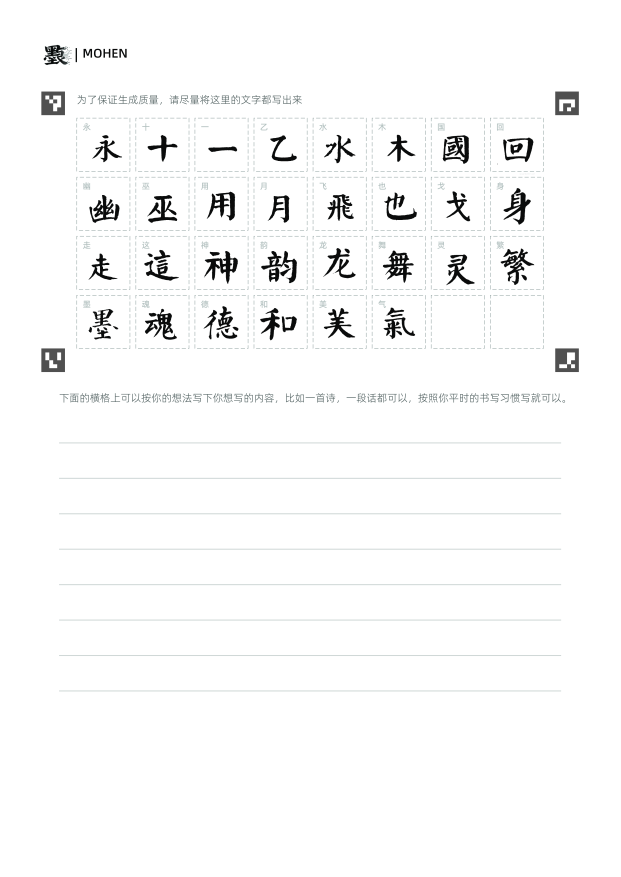
#> input picture data_examples/upload/MoHen_Template_V1 (2).jpg, 2481 x 3508 px (shown at 1/4 size); its folder holds only this picture in this run
$ python -i utils_slice.py   (imports and definitions only)
#> lines starting #> are read from the running program, lines starting #| are printed output that depends on the picture; after the words box and inside, x2 and y2 are one past the last pixel; in counts of white or black regions, pixels touching at a corner belong together

import cv2
import numpy as np
import os

# [60 lines left out: functions order_points, four_point_transform, not called in this run]

def cv2_imread(file_path):
    stream = open(file_path, "rb")
    bytes = bytearray(stream.read())
    numpyarray = np.asarray(bytes, dtype=np.uint8)
    return cv2.imdecode(numpyarray, cv2.IMREAD_UNCHANGED)
#> returned value is the input picture: shape (3508, 2481, 3); mean B, G, R 249.1, 249.1, 248.9

def cv2_imwrite(file_path, img):
    ret, buf = cv2.imencode(".jpg", img)
    if ret:
        with open(file_path, "wb") as f:
            f.write(buf)

def extract_grid_image(image_path, debug=False):
    # Load image
    image = cv2_imread(image_path)
    if image is None:
        raise ValueError(f"Could not load image at {image_path}")

    h, w = image.shape[:2]
#> h = 3508; w = 2481

    # --- Attempt ArUco Detection First ---
    try:
        aruco_dict = cv2.aruco.getPredefinedDictionary(cv2.aruco.DICT_4X4_50)
        parameters = cv2.aruco.DetectorParameters()
        detector = cv2.aruco.ArucoDetector(aruco_dict, parameters)
        corners, ids, rejected = detector.detectMarkers(image)
#> corners = ([[165, 366], [259, 366], [259, 460], [165, 460]], [[2221, 366], [2315, 366], [2314, 460], [2221, 460]], [[2221, 1393], [2315, 1394], [2315, 1487], [2221, 1487]], [[165, 1394], [259, 1394], [259, 1487], [165, 1487]]); ids = [0, 1, 2, 3]; rejected = 8 items

        if ids is not None and len(ids) >= 4:
            # Flatten ids
            ids = ids.flatten()

            # Check for required IDs: 0(TL), 1(TR), 2(BR), 3(BL)
            required_ids = [0, 1, 2, 3]
            if all(rid in ids for rid in required_ids):
                print("ArUco Markers Detected. Using ArUco for alignment.")

                # Get centers
                centers = {}
                for i, marker_id in enumerate(ids):
                    if marker_id in required_ids:
                        # corners[i] is shape (1, 4, 2)
                        c = corners[i][0]
                        center = np.mean(c, axis=0)
                        centers[marker_id] = center
#> this loop made 4 passes
#> (c, center) on passes 1 to 4: ([[165, 366], [259, 366], [259, 460], [165, 460]], [212, 413]), ([[2221, 366], [2315, 366], [2314, 460], [2221, 460]], [2267.8, 413]), ([[2221, 1393], [2315, 1394], [2315, 1487], [2221, 1487]], [2268, 1440.2]), ([[165, 1394], [259, 1394], [259, 1487], [165, 1487]], [212, 1440.5])
#> after the loop, centers = {0: [212, 413], 1: [2267.8, 413], 2: [2268, 1440.2], 3: [212, 1440.5]}

                src_pts = np.array([
                    centers[0], # TL
                    centers[1], # TR
                    centers[2], # BR
                    centers[3]  # BL
                ], dtype="float32")
#> src_pts = [[212, 413], [2267.8, 413], [2268, 1440.2], [212, 1440.5]]

                # Define Canonical Positions (mm) relative to Grid Top-Left (0,0)
                # Grid Size: 158mm x 78mm
                # Marker Size: 8mm
                # Marker Gap: 4mm
                # Offset = Gap + Size/2 = 4 + 4 = 8mm

                # TL Marker (ID 0):
                # Left of Grid (x = -8mm center)
                # Vertical: Aligned with Prompt line (5mm above grid top).
                # Center: (-8, -5) (Note: Image Y is down, so -5 is up)

                # TR Marker (ID 1):
                # Right of Grid (x = 158 + 8 = 166mm center)
                # Vertical: -5mm
                # Center: (166, -5)

                # BR Marker (ID 2):
                # Right of Grid (x = 166mm)
                # Vertical: Top aligned with Grid Bottom (78mm).
                # Marker Top = 78mm. Marker Center = 78 + 4 = 82mm.
                # Center: (166, 82)

                # BL Marker (ID 3):
                # Left of Grid (x = -8mm)
                # Vertical: 82mm
                # Center: (-8, 82)

                # Target Image Scale (Pixels per mm)
                # Let's aim for ~2000px width for the grid (158mm)
                # Scale ~ 12.6 px/mm
                scale = 2000.0 / 158.0

                dst_pts = np.array([
                    [-8, -5],
                    [166, -5],
                    [166, 82],
                    [-8, 82]
                ], dtype="float32") * scale

                # Compute Homography
                M = cv2.getPerspectiveTransform(src_pts, dst_pts)
#> M = [[1.07, -1.2e-05, -328.4], [7.49e-06, 1.07, -506], [-1.18e-07, 1.18e-07, 1]]

                # Output Size: Grid Only (158mm x 78mm)
                out_w = int(158 * scale)
                out_h = int(78 * scale)

                warped = cv2.warpPerspective(image, M, (out_w, out_h))
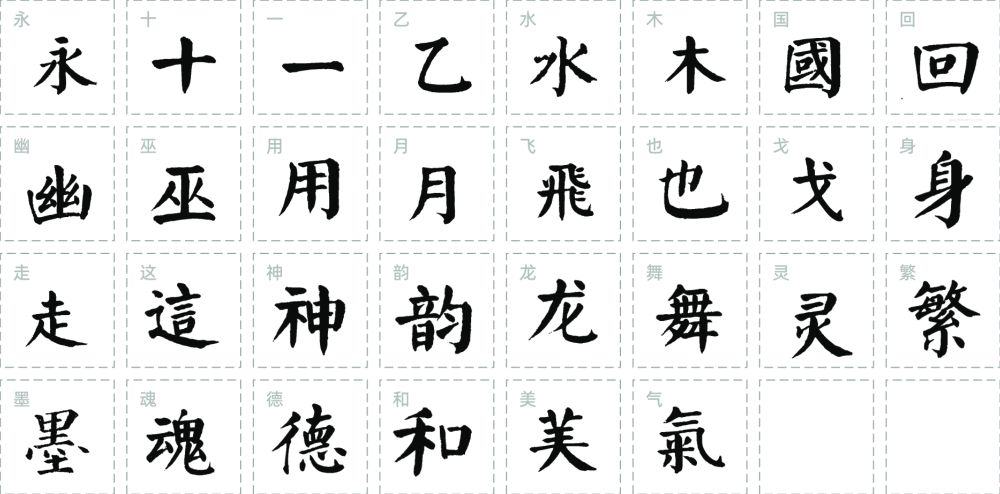
#> warped: shape (987, 2000, 3) (shown at 1/2 size); mean B, G, R 233, 233, 232.5
                return warped

    except Exception as e:
        print(f"ArUco detection failed (falling back to grid detection): {e}")
    # -------------------------------------

    scale = 1.0
    if max(h, w) > 2000:
        scale = 2000.0 / max(h, w)
        image_resized = cv2.resize(image, (int(w * scale), int(h * scale)))
    else:
        image_resized = image.copy()

    gray = cv2.cvtColor(image_resized, cv2.COLOR_BGR2GRAY)

    # Robust Grid Detection Strategy
    # 1. Blur to remove paper texture (Reduced kernel to preserve thin dashed lines)
    blurred = cv2.GaussianBlur(gray, (3, 3), 0)

    # 2. Adaptive Threshold
    # Reduced C (10 -> 2) to capture lighter/fainter lines.
    # This makes it more sensitive to noise but ensures dashed lines are detected.
    thresh = cv2.adaptiveThreshold(blurred, 255, cv2.ADAPTIVE_THRESH_GAUSSIAN_C,
                                   cv2.THRESH_BINARY_INV, 41, 4)

    # Clear borders (20px)
    h_r, w_r = image_resized.shape[:2]
    cv2.rectangle(thresh, (0, 0), (w_r, h_r), (0, 0, 0), 20)

    # 3. Morph Close to connect grid lines into a solid blob
    # The new template uses DASHED lines (1pt on, 3pt off).
    # Gap inside cell is ~12mm.
    # We need to connect the dashes into a solid line, AND connect the box into a grid.
    # A small kernel (3x3) is enough to connect dashes.
    # A large kernel (~100px) is needed to connect the grid mesh.
    # Let's stick with the large kernel approach which is robust for both.
    k_size = int(max(h, w) * 0.05)
    kernel = cv2.getStructuringElement(cv2.MORPH_RECT, (k_size, k_size))
    closed = cv2.morphologyEx(thresh, cv2.MORPH_CLOSE, kernel, iterations=1)

    # 4. Find Contours
    contours, _ = cv2.findContours(closed, cv2.RETR_EXTERNAL, cv2.CHAIN_APPROX_SIMPLE)

    # Sort by area
    contours = sorted(contours, key=cv2.contourArea, reverse=True)

    if not contours:
        raise ValueError("No contours found")

    largest = contours[0]

    # 5. Get 4 Corners
    peri = cv2.arcLength(largest, True)
    approx = cv2.approxPolyDP(largest, 0.02 * peri, True)

    if len(approx) == 4:
        pts = approx.reshape(4, 2)
    else:
        # Fallback to MinAreaRect
        rect = cv2.minAreaRect(largest)
        pts = cv2.boxPoints(rect)

    # Scale back
    pts = pts / scale
    pts = np.array(pts, dtype="float32")

    warped = four_point_transform(image, pts)
    return warped

def slice_grid(warped_image, output_dir, rows=4, cols=8):
    # Check orientation
#> called with output_dir = 'out.png', rows = 4, cols = 8
    h, w = warped_image.shape[:2]
#> h = 987; w = 2000

    # If Height > Width, assume rotated 90 degrees.
    # We rotate CLOCKWISE 90 degrees to make it Landscape.
    # Note: This assumption works if the user took the photo with Top-Right or Top-Left orientation.
    # If Top is at Left (common for landscape document in portrait photo), we need CW rotation.
    if h > w:
        print("Detected Vertical Grid. Rotating 90 degrees Clockwise.")
        warped_image = cv2.rotate(warped_image, cv2.ROTATE_90_CLOCKWISE)
        # Update h, w
        h, w = warped_image.shape[:2]

    # Overwrite the grid_warped.jpg with the rotated version if rotation happened
    # This ensures frontend sees the rotated version
    grid_path = os.path.join(output_dir, "grid_warped.jpg")
    if len(warped_image.shape) == 2:
        warped_color = cv2.cvtColor(warped_image, cv2.COLOR_GRAY2BGR)
    else:
        warped_color = warped_image
    cv2_imwrite(grid_path, warped_color)

    # Grid parameters from PDF generation:
    # Grid w = 18mm, Gap = 2mm
    # Total width = 8*18 + 7*2 = 144 + 14 = 158mm
    # Total height = 4*18 + 3*2 = 72 + 6 = 78mm
    # The detected blob IS the grid (approx).
    # Since we used the grid blob itself, we don't need to crop margin (unless the blob includes markers?)
    # The blob is formed by merging grid lines.
    # So the blob boundary is roughly the outer edge of the grid lines.
    # Let's treat the warped image as the EXACT grid area (158x78).

    # Calculate px per mm
    px_per_mm_w = w / 158.0
#> px_per_mm_w = 12.66
    px_per_mm_h = h / 78.0
#> px_per_mm_h = 12.65

    grid_img = warped_image # No margin crop needed if we detected the grid itself

    gh, gw = grid_img.shape[:2]
#> gh = 987; gw = 2000

    # Characters list (same as PDF)
    chars = [
        '永', '十', '一', '乙', '水', '木',
        '国', '回', '幽', '巫', '用', '月',
        '飞', '也', '戈', '身', '走', '这',
        '神', '韵', '龙', '舞', '灵', '繁', '墨', '魂', '德', '和', '美', '气'
    ]

    sliced_paths = []

    if not os.path.exists(output_dir):
        os.makedirs(output_dir)

    for i in range(rows):
        for j in range(cols):
            idx = i * cols + j
            if idx >= len(chars):
                continue

            char = chars[idx]

            # Precise math based on ratios:
            # Cell physical w = 18, gap = 2.
            # Start of cell j: x_mm = j * (18 + 2)

            # Using updated pmm
            pmm = gw / 158.0
            pmm_h = gh / 78.0

            c_x = int((j * 20) * pmm)
            c_y = int((i * 20) * pmm_h)

            c_w = int(18 * pmm)
            c_h = int(18 * pmm_h)

            # Boundary checks
            c_x = max(0, min(c_x, gw - 1))
            c_y = max(0, min(c_y, gh - 1))
            c_w = min(c_w, gw - c_x)
            c_h = min(c_h, gh - c_y)

            roi = grid_img[c_y:c_y+c_h, c_x:c_x+c_w]

            # --- 1. Padding Crop (Asymmetric) ---
            # User request: Top 10% (to avoid guide char), others 5%
            h_roi, w_roi = roi.shape[:2]

            pad_top = int(h_roi * 0.10)
            pad_bottom = int(h_roi * 0.05)
            pad_left = int(w_roi * 0.05)
            pad_right = int(w_roi * 0.05)

            # Ensure we don't crop to empty
            if h_roi > (pad_top + pad_bottom) and w_roi > (pad_left + pad_right):
                roi = roi[pad_top:h_roi-pad_bottom, pad_left:w_roi-pad_right]
            # --------------------------------------------------

            # --- 2. Adaptive Thresholding for Clean Black/White ---
            # Convert to grayscale if not already
            if len(roi.shape) == 3:
                gray_roi = cv2.cvtColor(roi, cv2.COLOR_BGR2GRAY)
            else:
                gray_roi = roi

            # Apply Adaptive Threshold to remove light grey grid lines
            # Block size 31, C=15 (Higher C filters more light grey noise)
            # THRESH_BINARY because input is White Paper (High), Ink (Low).
            # Result: Paper -> 255 (White), Ink -> 0 (Black).
            binary_roi = cv2.adaptiveThreshold(
                gray_roi, 255, cv2.ADAPTIVE_THRESH_GAUSSIAN_C,
                cv2.THRESH_BINARY, 31, 15
            )

            # --- 3. Mask out Guide Character (Top-Left) ---
            # Guide char is at x=2mm, y=4mm(from top) in original 18mm cell.
            # We cropped 5% (~0.9mm) from edges.
            # Remaining guide char is at x~1.1mm, y~1-3mm in cropped cell.
            # We mask the top-left 6mm x 6mm region of the CROPPED cell.
            # This covers the guide char while preserving the center writing area.

            mask_mm = 6.0
            # Recalculate pmm for this ROI (approx) or use global pmm
            # We have pmm and pmm_h from outer loop
            mask_px_w = int(mask_mm * pmm)
            mask_px_h = int(mask_mm * pmm_h)

            # Safety check: don't mask more than 40% of the cell
            mask_px_w = min(mask_px_w, int(w_roi * 0.4))
            mask_px_h = min(mask_px_h, int(h_roi * 0.4))

            if mask_px_w > 0 and mask_px_h > 0:
                binary_roi[0:mask_px_h, 0:mask_px_w] = 255
            # ----------------------------------------------

            # Convert back to BGR for consistency with pipeline
            roi = cv2.cvtColor(binary_roi, cv2.COLOR_GRAY2BGR)
            # ---------------------------------------------------

            # Save
            out_path = os.path.join(output_dir, f"{idx}_{char}.jpg")
            cv2_imwrite(out_path, roi)
            sliced_paths.append({
                "char": char,
                "path": out_path,
                "confidence": 100,
                "bbox": [c_x, c_y, c_w, c_h]
            })
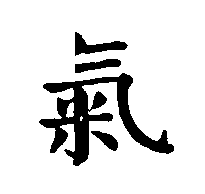
#> binary_roi: shape (194, 205); 87.3% white; 4 black regions, box (x1, y1, x2, y2) and area: (39, 73, 174, 166) 3892, (75, 32, 128, 56) 530, (75, 59, 121, 73) 359, (91, 131, 118, 151) 259
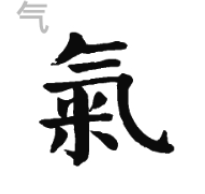
#> gray_roi: shape (194, 205); min 10, max 255, mean 220.9
#> after the loop, sliced_paths = 30 items

    return sliced_paths

def process_scanned_template(image_path, output_dir):
    try:
        # 1. Extract Grid (Robust)
        warped = extract_grid_image(image_path)

        # Save warped grid for frontend context
        # Convert to BGR if grayscale for consistency
        if len(warped.shape) == 2:
            warped_color = cv2.cvtColor(warped, cv2.COLOR_GRAY2BGR)
        else:
            warped_color = warped

        grid_path = os.path.join(output_dir, "grid_warped.jpg")
        cv2_imwrite(grid_path, warped_color)

        # 2. Slice
        results = slice_grid(warped, output_dir)
#> results = 30 items

        return results
    except Exception as e:
        print(f"Error processing template: {e}")
        return []

# [54 lines left out: function crop_and_save, not called in this run]

>>> result = process_scanned_template('data_examples/upload/MoHen_Template_V1 (2).jpg', 'out.png')
#> result = 30 items
